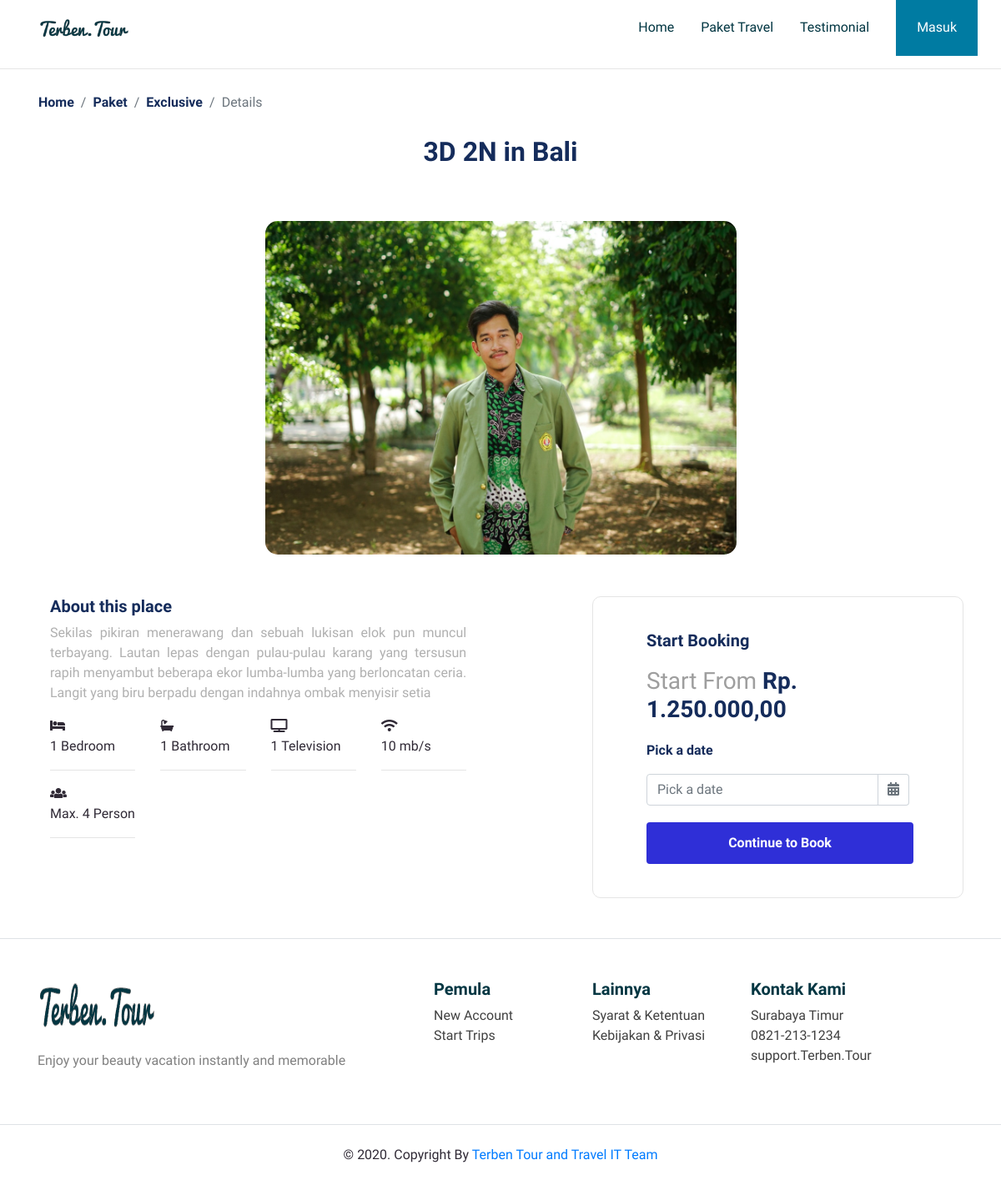
Page /Paket/Detail/5ebfd6979bbea on the committed database.
### tables this page shows
CREATE TABLE `paket` (
  `paket_id` varchar(20) NOT NULL,
  `admin_id` int(11) NOT NULL,
  `kategori_id` int(11) NOT NULL,
  `img_paket` varchar(100) DEFAULT NULL,
  `judul` varchar(50) NOT NULL,
  `deskripsi` text NOT NULL,
  `max_person` int(10) NOT NULL,
  `durasi` varchar(50) NOT NULL,
  `harga` int(15) NOT NULL,
  `fas_bedroom` int(15) NOT NULL,
  `fas_bathroom` int(15) NOT NULL,
  `fas_tv` int(15) NOT NULL,
  `fas_inet` int(15) NOT NULL
);

### application/controllers/Paket.php (called while the page is built, shortened)
<?php
class Paket extends CI_Controller
{
    function __construct()
    {
      $this->load->model('M_Admin');
      $this->load->model('M_Kategori');
      $this->load->model('M_Paket');
    }
    function Detail($paket_id)
    {
      $data['paket'] = $this->M_Paket->getPaket($paket_id);
      $data['kategori'] = $this->M_Kategori->getKategori();
      $this->load->view('details/details',$data);
    }
}
 ?>

### index.php (called while the page is built, shortened)
<?php
require_once BASEPATH.'core/CodeIgniter.php';

### application/models/M_Paket.php (called while the page is built, shortened)
<?php
class M_Paket extends CI_Model
{
  function getPaket($paket_id){
  $paket = $this->db->get_where('paket',array('paket_id'=>$paket_id))
          ->result();
  return $paket;
  }
}
 ?>

### application/views/details/details.php (the view, shortened to what this page needs)
<!DOCTYPE html>
<html lang="en">
<head>
    <link rel="stylesheet" href="<?= base_url('assets\frontend\libraries\bootstrap\css\bootstrap.css') ?>">
    <link href="<?= base_url('assets\frontend\libraries\font-awesome-5\css\fontawesome-all.min.css') ?>" rel="stylesheet" media="all">
    <link rel="stylesheet" href="https://cdnjs.cloudflare.com/ajax/libs/font-awesome/4.7.0/css/font-awesome.min.css">
    <link rel="stylesheet" href="<?= base_url('assets\frontend\libraries\gjigo\css\gijgo.css') ?>">
    <link rel="stylesheet" href="<?= base_url('assets\frontend\styles\main.css') ?>">
</head>
<body>
<?php $user_data = $this->session->userdata('user_data');  ?>
    <div class="container">
        <nav class="row navbar navbar-expand-lg navbar-light bg-white">
            <a href="" class="navbar-brand">
                <img src="<?= base_url('assets\frontend\images\Terben.Tour@2x.png')  ?>" alt="Logo TerbenTour">
            </a>
            <div class="collapse navbar-collapse" id="navM">
                <ul class="navbar-nav ml-auto mr-3">
                    <li class="nav-item mx-md-2">
                        <a href="<?= base_url('')  ?>" class="nav-link">Home</a>
                    </li>
                    <li class="nav-item mx-md-2">
                        <a href="<?= base_url('Paket') ?>" class="nav-link">Paket Travel</a>
                    </li>
                    <li class="nav-item mx-md-2">
                        <a href="#" class="nav-link">Testimonial</a>
                    </li>
                </ul>
                <form class="from-inline my-2 my-lg-0 d-none d-md-block">
                    <?php
                    if (null !== $user_data) { ?>
                        <div class="dropdown">
                            <button class="btn btn-login btn-navbar-right my-2 my-sm-0 px-4"  type="button" data-toggle="dropdown">
                                <?= $user_data['email'] ?>
                                <i class="fa fa-angle-down ml-2 opacity-8"></i>
                            </button>
                            <div class="dropdown-menu">
                                <a class="dropdown-item" href="<?= base_url('User/Profile');  ?>">User Account</a>
                                <a class="dropdown-item" href="<?= base_url('User/editProfile');  ?>">Setting</a>
                                <div class="dropdown-divider"></div>
                                <a class="dropdown-item" href="#" onclick="location.href='<?= base_url('Login/logout'); ?>'" type="button">Logout</a>
                            </div>
                        </div>
                    <?php } else { ?>
                        <button class="btn btn-login btn-navbar-right my-2 my-sm-0 px-4" onclick="location.href='<?= base_url('Login'); ?>'" type="button">
                            Masuk
                        </button>
                    <?php } ?>
                </form>
            </div>
        </nav>
    </div>
    <hr>
    <section class="section-details-breadcrumb">
        <div class="container">
            <div class="row ">
                <nav aria-label="breadcrumb">
                    <ol class="breadcrumb">
                        <li class="breadcrumb-item"><a href="<?= base_url('')  ?>">Home</a></li>
                        <li class="breadcrumb-item"><a href="<?= base_url('Paket') ?>">Paket</a></li>
                        <?php
                        if (isset($paket[0]->kategori_id)) {
                          if ($paket[0]->kategori_id == 1) { ?>
                            <li class="breadcrumb-item active" aria-current="page"><a href="<?= base_url('Paket/Kategori/'.$paket[0]->kategori_id)?>">Exclusive</a></li>
                          <?php } elseif ($paket[0]->kategori_id == 2) { ?>
                            <li class="breadcrumb-item active" aria-current="page"><a href="<?= base_url('Paket/Kategori/'.$paket[0]->kategori_id)?>">Business</a></li>
                          <?php } elseif ($paket[0]->kategori_id == 3) { ?>
                            <li class="breadcrumb-item active" aria-current="page"><a href="<?= base_url('Paket/Kategori/'.$paket[0]->kategori_id)?>">Economic</a></li>
                          <?php } ?>
                        <?php } ?>
                        <li class="breadcrumb-item active" aria-current="page">Details</li>
                    </ol>
                </nav>
            </div>
        </div>
    </section>
    <main>
        <section class="title-details text-center">
            <h2><?= $paket[0]->judul  ?></h2>
        </section>
        <section class="section-header-details ">
            <div class="container">
                <div class="row">
                    <div class="col-lg-12">
                        <div class="img-thumbnail-details text-center">
                            <img src="<?= base_url('/assets/frontend/images/admin/paket/'.$paket[0]->img_paket)?>" alt="">
                        </div>
                    </div>
                </div>
            </div>
        </section>
        <section class="section-content-details">
            <div class="container">
                <div class="row">
                    <div class="col-lg-7">
                        <div class="col-lg-10">
                            <div class="text-about text-justify">
                                <h5>About this place</h5>
                                <span><?= $paket[0]->deskripsi  ?></span>
                            </div>
                            <div class="features row mt-3">
                                <div class="col-md-3">
                                    <div class="description">
                                        <i class="fas fa-bed"></i>
                                        <p><?= $paket[0]->fas_bedroom  ?> Bedroom</p>
                                        <hr>
                                    </div>
                                </div>
                                <div class="col-md-3 ">
                                    <div class="description">
                                        <i class="fas fa-bath"></i>
                                        <p><?= $paket[0]->fas_bathroom  ?> Bathroom</p>
                                        <hr>
                                    </div>
                                </div>
                                <?php if ($paket[0]->fas_tv > 0): ?>
                                  <div class="col-md-3 ">
                                      <div class="description">
                                          <i class="fas fa-tv"></i>
                                          <p><?= $paket[0]->fas_tv  ?> Television</p>
                                          <hr>
                                      </div>
                                  </div>
                                <?php endif; ?>
                                <?php if ($paket[0]->fas_inet > 0): ?>
                                  <div class="col-md-3 ">
                                      <div class="description">
                                          <i class="fas fa-wifi"></i>
                                          <p><?= $paket[0]->fas_inet  ?> mb/s</p>
                                          <hr>
                                      </div>
                                  </div>
                                <?php endif; ?>
                                <div class="col-md-3 ">
                                  <div class="description">
                                    <i class="fas fa-users"></i>
                                    <p> Max. <?= $paket[0]->max_person?> Person</p>
                                    <hr>
                                  </div>
                                </div>
                            </div>
                        </div>
                    </div>
                    <div class="col-lg-5">
                        <div class="card card-booking">
                            <div class="text-booking">
                                <h5>Start Booking</h5>
                                <h3><span>Start From </span>Rp. <?= number_format($paket[0]->harga, 2, ',', '.')  ?></h3>
                                <p>Pick a date </p>
                                <div class="pick-date input-group ">
                                    <input type="text" class="form-control datepicker" id="PickDate" placeholder="Pick a date ">
                                </div>
                                <button class="btn btn-booking">Continue to Book</button>
                            </div>
                        </div>
                    </div>
                </div>
            </div>
        </section>
	</main>
	<?php require_once APPPATH."views/layout/layout.footer.php" ?>
</body>
</html>

### assets/frontend/styles/main.css (style rules this page uses)
body { background-color: #fff; font-family: 'Assistant', sans-serif; color: #302A36; }
.navbar-brand img { max-height: 40px; }
.navbar-light .navbar-nav .nav-link { color: #023642; }
.btn-navbar-right { margin-top: -10px !important; margin-bottom: -10px !important; margin-right: -18px !important; height: 70px; border-radius: 0%; }
.btn-login { background-color: #007BA2; color: white; height: 67px !important; }
.section-details-breadcrumb .breadcrumb { background-color: transparent; }
.section-details-breadcrumb .breadcrumb .breadcrumb-item a { color: #152C5B; font-weight: 600; }
.title-details h2 { color: #152C5B; font-weight: bold; }
.section-header-details { margin-top: 64px; }
.section-header-details .img-thumbnail-details img { width: 565px; height: 400px; border-radius: 15px; }
.section-content-details { margin-top: 50px; }
.section-content-details .text-about h5 { color: #152C5B; font-weight: 600; }
.section-content-details .text-about span { margin-top: 15px; color: #B0B0B0; }
.section-content-details .card-booking { border-radius: 10px; border-color: #E5E5E5; }
.section-content-details .card-booking .text-booking { margin-top: 40px; margin-bottom: 40px; margin-left: 64px; margin-right: 64px; }
.section-content-details .card-booking h5 { color: #152C5B; font-weight: 700; }
.section-content-details .card-booking h3 { margin-top: 20px; font-weight: 600; color: #152C5B; }
.section-content-details .card-booking h3 span { color: #9E9E9E; font-weight: 500; }
.section-content-details .card-booking p { font-size: 16px; margin-top: 20px; font-weight: 600; color: #152C5B; }
.section-content-details .card-booking .btn-booking { background-color: #2F2FD7; color: white; font-weight: 600; margin-top: 20px; height: 50px; width: 320px; }

### rows in the picture
paket: judul "3D 2N in Bali", img_paket (picture), deskripsi "Sekilas pikiran menerawang dan sebuah lukisan elok pun muncul terbayang. Lautan lepas dengan pulau-pulau karang yang tersusun rapih menyambut beberapa ekor lumba-lumba yang berloncatan ceria. Langit yang biru berpadu dengan indahnya ombak menyisir setia", fas_bedroom "1", fas_bathroom "1", fas_tv "1", fas_inet "10", max_person "4", harga "1.250.000,00"
